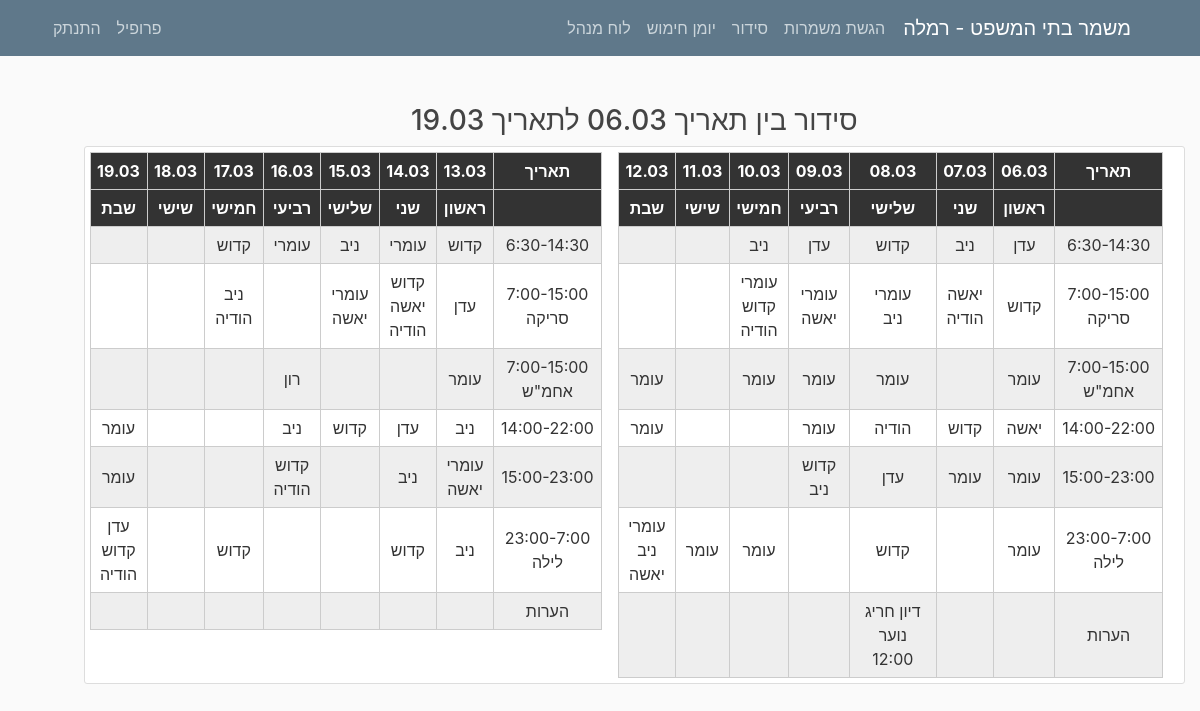
The app's page /organization/5/ (signed in) with its own data.
### mishmar/models.py (models this page shows, shortened)
class Settings(models.Model):
    submitting = models.BooleanField(default=True, verbose_name="ניתן להגיש/לשנות הגשות")
    pin_code = models.IntegerField(default=1234, verbose_name="קוד זיהוי")
    officer = models.CharField(max_length=20, verbose_name="קצין מתקן")
    city = models.CharField(max_length=100, verbose_name="עיר")
    max_seq0 = models.IntegerField(default=2, verbose_name="מספר רצפים מקסימלי לילה לצהריים")
    max_seq1 = models.IntegerField(default=2, verbose_name="מספר רצפים מקסימלי צהריים לבוקר")
    version = models.CharField(max_length=10, default="1.0", verbose_name="גרסה")
    friday_morning = models.BooleanField(default=False, verbose_name="שישי בוקר נחשב במינימום הגשות?", blank=True)
    friday_noon = models.BooleanField(default=False, verbose_name="שישי בצהריים נחשב במינימום הגשות?", blank=True)
    num_mags = models.PositiveIntegerField(default=3, verbose_name="מספר מחסניות")
    hand_cuffs = models.PositiveIntegerField(default=8, verbose_name="מספר אזיקים")
    num_mag_cases = models.PositiveIntegerField(default=8, verbose_name="מספר פונדות")
    num_gun_cases = models.PositiveIntegerField(default=8, verbose_name="מספר נרתיקים")

class OrganizationShift(models.Model):
    title = models.CharField(max_length=200, verbose_name="משמרת")
    index = models.IntegerField(default=1, verbose_name="מספר משמרת")
    shift_num = models.IntegerField(default=1, verbose_name="סוג משמרת")
    sub_title = models.CharField(max_length=200, verbose_name="כותרת משמרת", blank=True, null=True)
    opening = models.BooleanField(default=False, verbose_name="פתיחה", blank=True)
    manager = models.BooleanField(default=False, verbose_name="אחמש", blank=True)
    pull = models.BooleanField(default=False, verbose_name="משיכה", blank=True)
    class Meta:
        verbose_name = "משמרת מבנה סידור"
        verbose_name_plural = "משמרות מבנה סידור"

### users/models.py (models this page shows, shortened)
class UserSettings(models.Model):
    user = models.OneToOneField(User, on_delete=models.CASCADE)
    nickname = models.CharField(default="אין", max_length=20, verbose_name="כינוי", blank=True)
    night = models.IntegerField(default=0, verbose_name="לילה")
    sat_night = models.IntegerField(default=0, verbose_name="שישי לילה/מוצ\"ש")
    fri_noon = models.IntegerField(default=0, verbose_name="שישי צהריים")
    sat_morning = models.IntegerField(default=0, verbose_name="שבת בוקר/צהריים")
    image = models.TextField(default="", verbose_name="תמונה", blank=True)
    sat = models.BooleanField(default=False, verbose_name="עושה רק מוצ\"ש")
    language = models.CharField(default="hebrew", max_length=30, verbose_name="שפה")
    class Meta:
        verbose_name = "הגדרות משתמש"
        verbose_name_plural = "הגדרות משתמשים"

### mishmar/views.py (the view, shortened to what this page needs)
# urls.py: path('organization/<int:pk>/', OrganizationDetailView.as_view(), name='organization-detail'),
class OrganizationDetailView(LoginRequiredMixin, DetailView, UserPassesTestMixin):
    model = Organization
    template_name = "mishmar/organization-detail.html"
    def get_context_data(self, **kwargs):
        ctx = super(OrganizationDetailView, self).get_context_data(**kwargs)
        shifts = OrganizationShift.objects.all().order_by('shift_num', 'index')
        weeks = []
        for i in range(self.get_object().num_weeks):
            weeks.append(self.get_object().weeks_data[str(i)])
        ctx["weeks"] = weeks
        days = []
        for x in range(self.get_object().num_weeks * 7):
            days.append(self.get_object().date + datetime.timedelta(days=x))
        ctx["days"] = days
        ctx["shifts"] = shifts
        return ctx

### mishmar/views.py (called while the page is built)
@register.filter
def check_keys(key, dictionary):
    for i in range(1, 8):
        if f'{i}@{key.id}' in dictionary.keys():
            return True
    return False

@register.filter
def get_week_shift(shift, week):
    shifts = []
    for i in range(1, 8):
        if f'{i}@{shift.id}' in week.keys():
            shifts.append(week[f'{i}@{shift.id}'])
        else:
            break
    return shifts

@register.filter
def get_city(string):
    settings = Settings.objects.all().first()
    return settings.city

@register.filter
def isStaff(user):
    return user.groups.filter(name='staff').exists()

@register.filter
def getmonth(month):
    letter = month.lower()[0]
    if (letter >= 'a' and letter <= 'z'):
        return month
    else:
        months_he = ["ינו", "פבר", "מרץ", "אפר", "מאי", "יונ", "יול", "אוג", "ספט", "אוק", "נוב", "דצמ"]
        months = ["jan", "feb", "mar", "apr", "may", "jun", "jul", "aug", "sep", "oct", "nov", "dec"]
        return months[months_he.index(month)]

@register.filter
def getday(string):
    letter = datetime.datetime.now().strftime("%b").lower()[0]
    if (letter >= 'a' and letter <= 'z'):
        return datetime.datetime.now()
    return datetime.datetime.now()

@register.filter(name="translate_text")
def translate_text(text, user, from_language="hebrew"):
    if user.is_authenticated:
        user_settings = USettings.objects.all().filter(user=user).first()
        if from_language != user_settings.language:
            langs_dict = GoogleTranslator.get_supported_languages(as_dict=True)
            translator = GoogleTranslator(source='auto', target=langs_dict[user_settings.language])
            return translator.translate(text).capitalize()
    return text

@register.filter
def get_base_string(user, num):
    return translate_text(base_strings[int(num)], user, "hebrew")

@register.filter
def clip_days(days, num_week):
    new_days = []
    for i in range(num_week * 7, num_week * 7 + 7):
        new_days.append(days[i])
    return new_days

### mishmar/templates/mishmar/organization-detail.html
{% extends "mishmar/base.html" %}
{% block content %}
     <div>
        <h3 style="align-items: center">סידור בין תאריך {{ days|first|date:"d.m" }} לתאריך {{ days|last|date:"d.m" }}</h3>
            </div>
    <div class="content-section row">
    {% for week in weeks %}
        <div style="margin-right: 1em">
<table class="responsive-table-input-matrix" style="align-items: center; margin-left: 10px">
		<thead>
        <tr>
			<th>תאריך</th>
            {% for day in days|clip_days:forloop.counter0 %}
                <th>{{ day|date:"d.m" }}</th>
                {% endfor %}
		</tr>
		<tr>
			<th></th>
			<th>ראשון</th>
			<th>שני</th>
			<th>שלישי</th>
			<th>רביעי</th>
			<th>חמישי</th>
			<th>שישי</th>
			<th>שבת</th>
		</tr>
		</thead>
		<tbody>
        {% for key in shifts %}
        {% if key|check_keys:week %}
        <tr style="align-content: end">
            <td>{{ key.title }} <br> {% if key.sub_title != None %} {{key.sub_title}} {%endif %}</td>
            {% for shift in key|get_week_shift:week %}
            <td class="tableA">{{shift}}</td>
            {% endfor %}
        </tr>
        {% endif %}
        {% endfor %}
		</tbody>
	</table>
            </div>
        {% endfor %}
    </div>
{% endblock content %}

### mishmar/templates/mishmar/base.html (shortened to what this page needs)
{% load static %}
<!DOCTYPE html>
<html dir = rtl>
<head>
    <link rel="stylesheet" href="https://maxcdn.bootstrapcdn.com/bootstrap/4.0.0/css/bootstrap.min.css">
    <link rel="stylesheet" type="text/css" href="{% static 'mishmar/main.css' %}">
    <link rel="stylesheet" type="text/css" href="{% static 'mishmar/matrix.css' %}">
    <link rel="stylesheet" type="text/css" href="{% static 'mishmar/neon.css' %}">
</head>
<body>
    <header class="site-header">
      <nav class="navbar navbar-expand-md navbar-dark bg-steel fixed-top">
        <div class="container">
          <a class="navbar-brand mr-4" style="margin-left: 0.5em" href="{% url 'Home' %}">משמר בתי המשפט - {{ ""|get_city }}</a>
          <div class="collapse navbar-collapse" id="navbarToggle">
            <div class="navbar-nav ">
              {% if request.user.is_authenticated %}
              {% if request.user.username != 'metagber' %}
              <a class="nav-item nav-link" href="{% url 'Serve' %}">{{ request.user|get_base_string:"1" }}</a>
                <a  class="nav-item nav-link" href="{% url 'Organization' %}">{{ request.user|get_base_string:"2" }}</a>
                {% endif %}
                <a  class="nav-item nav-link" href="{% url 'armingday' year='today'|getday|date:'Y' month='today'|getday|date:'b'|getmonth day='today'|getday|date:'d' %}">יומן חימוש</a>
                {% endif %}
                {% if request.user|isStaff %}
                    <a  class="nav-item nav-link" href="{% url 'staff-panel' %}">לוח מנהל</a>
                {% endif %}
            </div>
            <div class="navbar-nav mr-auto">
                {% if request.user.is_authenticated %}
                {% if request.user.username != 'metagber' %}
                    <a class="nav-item nav-link" href="{% url 'profile' %}">{{ request.user|get_base_string:"6" }}</a>
                    {% endif %}
                    <a class="nav-item nav-link" href="{% url 'logout' %}">{{ request.user|get_base_string:"7" }}</a>
                 {% else %}
                    <a class="nav-item nav-link" href="{% url 'login' %}">{{ request.user|get_base_string:"8" }}</a>
                    <a class="nav-item nav-link" href="{% url 'register' %}">{{ request.user|get_base_string:"9" }}</a>
                {% endif %}
            </div>
          </div>
        </div>
      </nav>
    </header>
    <main role="main" class="container">
      <div class="row" dir="rtl">
        <div>
          {% block content %}{% endblock %}
        </div>
      </div>
    </main>
</body>
</html>

### mishmar/static/mishmar/main.css (style rules this page uses)
body { background: #fafafa; color: #333333; margin-top: 5rem; padding: 1.5em; direction: rtl; text-align: right; }
h1, h2, h3, h4, h5, h6 { color: #444444; direction: rtl; text-align: center; }
.bg-steel { background-color: #5f788a; }
.site-header .navbar-nav .nav-link { color: #cbd5db; }
.content-section { background: #ffffff; padding: 5px 5px; border: 1px solid #dddddd; border-radius: 3px; margin-bottom: 20px; direction: rtl; text-align: center; }

### mishmar/static/mishmar/matrix.css (style rules this page uses)
table { width: 100%; border-collapse: collapse; }
tr:nth-of-type(odd) { background: #eee; }
th { background: #333; color: white; font-weight: bold; }
td, th { padding: 6px; border: 1px solid #ccc; text-align: center; white-space: pre-line; }
.tableA { max-width: 85px; }

### records on screen
Settings: city "רמלה"
OrganizationShift: title "6:30-14:30", key "עדן" "ניב" "קדוש" "עדן" "ניב" "קדוש" "עומרי" "ניב" "עומרי" "קדוש"
OrganizationShift: title "7:00-15:00", sub_title "סריקה", key "קדוש" "יאשה הודיה" "עומרי ניב" "עומרי יאשה" "עומרי קדוש הודיה" "עדן" "קדוש יאשה הודיה" "עומרי יאשה" "ניב הודיה"
OrganizationShift: title "7:00-15:00", sub_title "אחמ\"ש", key "עומר" "עומר" "עומר" "עומר" "עומר" "עומר" "רון"
OrganizationShift: title "14:00-22:00", key "יאשה" "קדוש" "הודיה" "עומר" "עומר" "ניב" "עדן" "קדוש" "ניב" "עומר"
OrganizationShift: title "15:00-23:00", key "עומר" "עומר" "עדן" "קדוש ניב" "עומרי יאשה" "ניב" "קדוש הודיה" "עומר"
OrganizationShift: title "23:00-7:00", sub_title "לילה", key "עומר" "קדוש" "עומר" "עומר" "עומרי ניב יאשה" "ניב" "קדוש" "קדוש" "עדן קדוש הודיה"
OrganizationShift: title "הערות", key "דיון חריג נוער 12:00"

### other values on screen
{{ request.user|get_base_string:"1" }} "הגשת משמרות"
{{ request.user|get_base_string:"2" }} "סידור"
{{ request.user|get_base_string:"6" }} "פרופיל"
{{ request.user|get_base_string:"7" }} "התנתק"
{{ days|last|date:"d.m" }} "19.03"
{{ day|date:"d.m" }} "06.03" "07.03" "08.03" "09.03" "10.03" "11.03" "12.03" "13.03" "14.03" "15.03" "16.03" "17.03" "18.03" "19.03"
